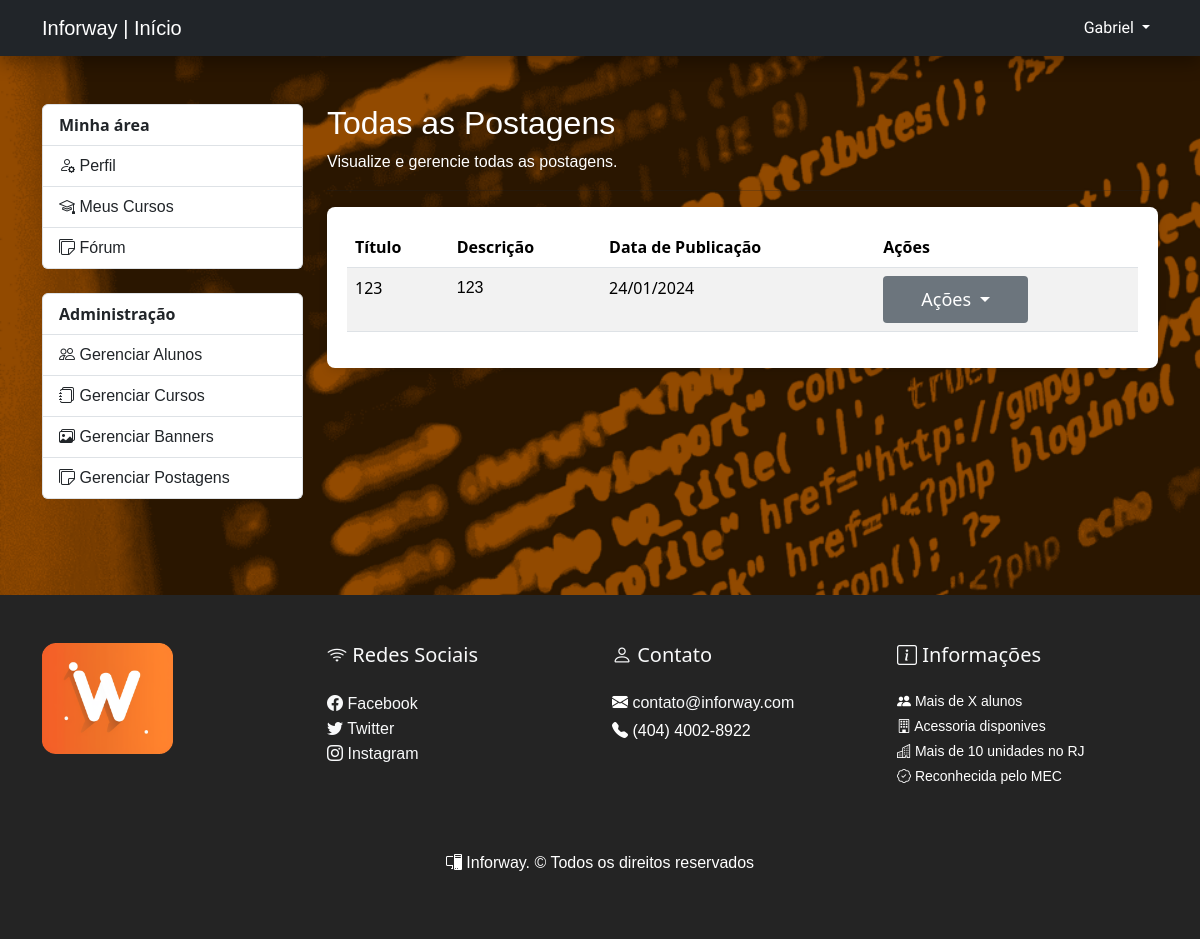
Before: /admin/posts.php (signed in) with the older database file.
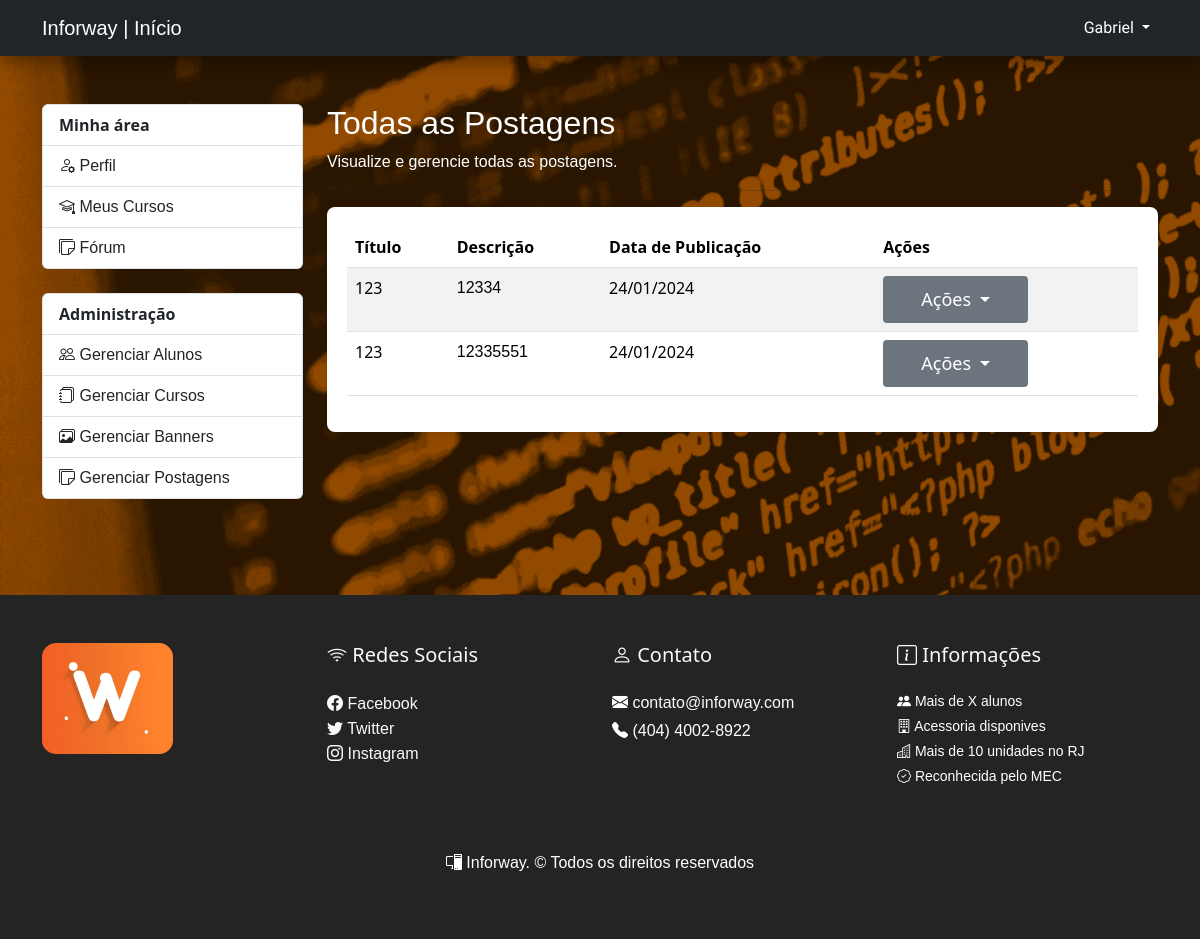
After: the same page with the newer database file.
### tables this page shows
CREATE TABLE `posts` (
  `id` int(11) NOT NULL,
  `user_id` int(11) DEFAULT NULL,
  `title` varchar(255) DEFAULT NULL,
  `content` text DEFAULT NULL,
  `image` varchar(255) NOT NULL,
  `views` int(11) NOT NULL,
  `created_at` timestamp NOT NULL DEFAULT current_timestamp()
);

### helpers/isActivepage.php (called while the page is built, shortened)
<?php
function isActivepage($currentPage, $pageName)
{
  return '';
}
?>

### admin/posts.php (the view, shortened to what this page needs)
<?php
$pageInfo = array(
    'title' => 'Todas as Postagens',
    'description' => 'Visualize e gerencie todas as postagens.',
    'pageName' => 'posts',
);
include_once('../components/admin/header.php');
$query = "SELECT * FROM posts";
$result = mysqli_query($connection, $query);
$posts = array();
if (mysqli_num_rows($result) > 0) {
    $posts = mysqli_fetch_all($result, MYSQLI_ASSOC);
}
?>
<main class="container py-5">
    <div class="row">
        <div class="col-md-3">
            <?php
            include_once('../components/admin/menu_sidebar.php');
            ?>
        </div>
        <section class="col-md-9">
            <h2><?= $pageInfo['title'] ?></h2>
            <p><?= $pageInfo['description'] ?></p>
            <hr>
            <div class="card-alunos">
                <div class="card-body">
                    <table class="table table-hover table-striped">
                        <thead>
                            <tr>
                                <th>Título</th>
                                <th>Descrição</th>
                                <th>Data de Publicação</th>
                                <th>Ações</th>
                            </tr>
                        </thead>
                        <tbody>
                            <?php foreach ($posts as $post) { ?>
                                <tr>
                                    <td>
                                        <?php echo $post['title']; ?>
                                    </td>
                                    <td>
                                        <?php
                                        echo $post['content'];
                                        ?>
                                    </td>
                                    <td>
                                        <?php echo date('d/m/Y', strtotime($post['created_at'])); ?>
                                    </td>
                                    <td>
                                        <div class="dropdown">
                                            <button class="btn btn-sm btn-secondary dropdown-toggle" type="button" id="dropdownMenuButton" data-bs-toggle="dropdown" aria-expanded="false">
                                                Ações
                                            </button>
                                        </div>
                                    </td>
                                </tr>
                            <?php } ?>
                        </tbody>
                    </table>
                </div>
            </div>
        </section>
    </div>
</main>
<?php
include_once('../components/admin/footer.php');
?>

### components/admin/header.php (shortened to what this page needs)
<!DOCTYPE html>
<html lang="pt-BR">
<head>
  <link href="https://cdn.jsdelivr.net/npm/bootstrap@5.3.2/dist/css/bootstrap.min.css" rel="stylesheet">
  <link rel="stylesheet" href="https://cdn.jsdelivr.net/npm/bootstrap-icons@1.11.2/font/bootstrap-icons.min.css">
  <link rel="stylesheet" href="../src/inforway.css">
</head>
<nav class="navbar navbar-expand-lg navbar-dark bg-dark">
    <div class="container">
        <a class="navbar-brand" href="../index.php">
            Inforway | Início
        </a>
        <div class="collapse navbar-collapse" id="navbarNav">
            <ul class="navbar-nav ms-auto">
                <li class="nav-item dropdown">
                    <a class="nav-link dropdown-toggle" href="#" role="button" data-bs-toggle="dropdown" aria-expanded="false">
                        <i class="fas fa-user"></i> <?= $_SESSION['user_name'] ?? 'Usuário' ?>
                    </a>
                </li>
            </ul>
        </div>
    </div>
</nav>
<body>

### components/admin/menu_sidebar.php (shortened to what this page needs)
<?php
include_once('../helpers/isActivePage.php');
?>
<?php
if ($_SESSION['user_level'] == 'Admin' || $_SESSION['user_level'] == 'Aluno') {
?>
    <div class="list-group">
        <span href="profile.php" class="list-group-item fw-bold">
            Minha área
        </span>
        <a href="profile.php" class="list-group-item list-group-item-action <?= isActivePage($currentPage, 'profile') ?>"><i class="bi bi-person-gear"></i> Perfil</a>
        <a href="meucurso.php" class="list-group-item list-group-item-action <?= isActivePage($currentPage, 'course') ?>"><i class="bi bi-mortarboard"></i> Meus Cursos</a>
        <a href="forumpost.php" class="list-group-item list-group-item-action <?= isActivePage($currentPage, 'posts') ?>"><i class="bi bi-stickies"></i> Fórum</a>
    </div>
<?php
}
?>
<?php
if ($_SESSION['user_level'] == 'Admin') {
?>
    <div class="list-group mt-4">
        <span href="profile.php" class="list-group-item fw-bold">
            Administração
        </span>
        <a href="student.php" class="list-group-item list-group-item-action <?= isActivePage($currentPage, 'student') ?>"><i class="bi bi-people"></i> Gerenciar Alunos</a>
        <a href="courses.php" class="list-group-item list-group-item-action <?= isActivePage($currentPage, 'courses') ?>"><i class="bi bi-journals"></i> Gerenciar Cursos</a>
        <a href="banners.php" class="list-group-item list-group-item-action <?= isActivePage($currentPage, 'banners') ?>"><i class="bi bi-images"></i> Gerenciar Banners</a>
        <a href="posts.php" class="list-group-item list-group-item-action <?= isActivePage($currentPage, 'posts') ?>"><i class="bi bi-stickies"></i> Gerenciar Postagens</a>
    </div>
<?php
}
?>

### components/admin/footer.php (shortened to what this page needs)
<footer class="text-light py-5 mt-5 bg-custom">
    <div class="container">
        <div class="row">
            <div class="col-md-3">
                <img src="../src/img/INFORWAY.png" alt="logo" class="img-fluid w-50">
            </div>
            <div class="col-md-3">
                <h5 class="mb-4"><i class="bi bi-wifi"></i> Redes Sociais</h5>
                <ul class="list-unstyled">
                    <li><a href="#" class="text-light"> <i class="bi bi-facebook"></i> Facebook</a></li>
                    <li><a href="#" class="text-light"> <i class="bi bi-twitter"></i> Twitter</a></li>
                    <li><a href="#" class="text-light"> <i class="bi bi-instagram"></i> Instagram</a></li>
                </ul>
            </div>
            <div class="col-md-3">
                <h5 class="mb-4"><i class="bi bi-person"></i> Contato</h5>
                <p class="mb-1"><i class="bi bi-envelope-fill"></i> <a href="mailto:contato@inforway.com" class="text-light">contato@inforway.com</a></p>
                <p><i class="bi bi-telephone-fill"></i> (404) 4002-8922</p>
            </div>
            <div class="col-md-3">
                <h5 class="mb-4"><i class="bi bi-info-square"></i> Informações</h5>
                <p class="small mb-1"><i class="fas fa-users"></i><i class="bi bi-people-fill"></i> Mais de X alunos</p>
                <p class="small mb-1"><i class="fas fa-utensils"></i><i class="bi bi-building"></i> Acessoria disponives</p>
                <p class="small mb-1"><i class="far fa-bookmark"></i><i class="bi bi-buildings"></i> Mais de 10 unidades no RJ</p>
                <p class="small"><i class="far fa-bookmark"></i><i class="bi bi-patch-check"></i> Reconhecida pelo MEC</p>
            </div>
        </div>
        <footer class="mt-5 mb-2">
            <div class="footer">
                <p class="text-center"><i class="bi bi-pc-display"></i>
                    Inforway. © Todos os direitos reservados
                </p>
            </div>
        </footer>
        </body>
        </html>

### src/inforway.css (style rules this page uses)
.navbar { box-shadow: 0 8px 16px rgba(0, 0, 0, 0.3); }
.collapse a { color: #fff; font-family: 'Staatliches', sans-serif; }
.bg-custom { background-color: rgb(36, 36, 36); }
.footer { color: #fff; }
.btn { padding: 10px 38px; font-weight: 500; font-size: 18px; border: none; transition: 1s; color: #fff; cursor: pointer; }
.card-curs ul, li { color: #fff; }
.card-regi label, h2, p, a { color: #fff; font-family: 'Trebuchet MS', 'Lucida Sans Unicode', 'Lucida Grande', 'Lucida Sans', Arial, sans-serif; transition: 1s; text-decoration: none; }
.card-cursos ul, li { color: #fff; }
body { background-image: url('../src/img/background.png'); background-repeat: no-repeat; background-size: 200%; background-attachment: fixed; }
footer.bg-custom { background-color: rgb(36, 36, 36); }
.card-alunos p { color: #000; }
.card-alunos { box-shadow: 0 4px 8px rgba(0, 0, 0, 0.1); border-radius: 8px; padding: 20px; margin: auto; bottom: 20px; background-color: #ffffff; }

Changed rows visible on the page:
changed posts (number 1 of 2 on the later page): content "123" → "12334"
added posts: title "123", content "12335551", created_at "24/01/2024"
